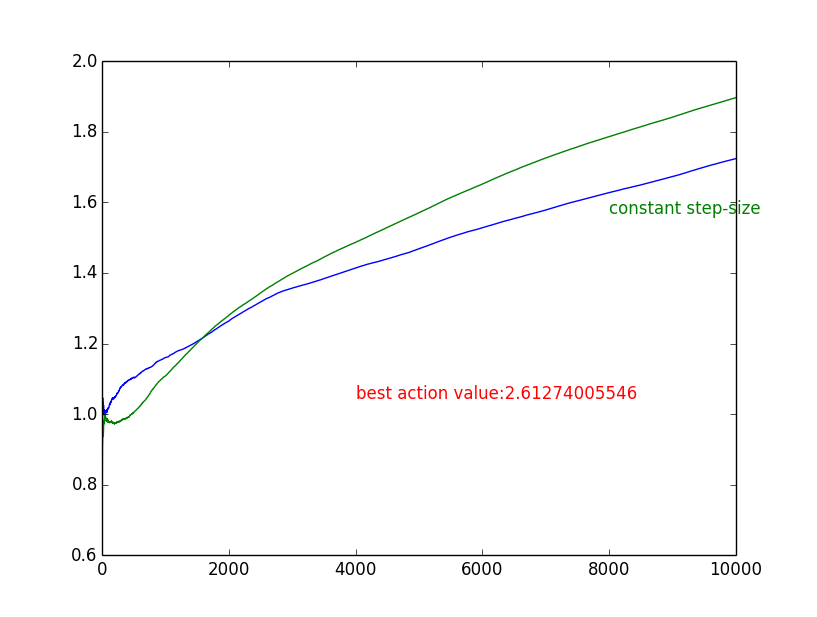

Recreate this plot in Python.
import numpy as np
import time

# np.random.seed(  9173 )


means = [ 0.2, -0.8, 1.6, 0.4, 1.4,  -1.4 , -0.2, -0.9, 0.8 , -0.5  ]
sigma = 0.6
epsilon = 0.1

nStep = 10000
nExperiment = 30 #00 


bMofified10Arm = True

means_equal = np.array([ 1.0 ] * 10)
means_random_walk = np.random.normal( loc=0.0, scale=0.01, size=( nExperiment , nStep , 10 ) )

def bandit( A) :
    if bMofified10Arm:
        return  np.random.normal( means_equal[A] , sigma  )
    else:
        return  np.random.normal( means[A] , sigma  )

# for sample average
averageRewards0 = np.zeros( ( nExperiment, nStep) )

def sample_average_experiment( idx  ):
    global means_equal
    nActions = len(means )

    Q = np.zeros( nActions )
    N = np.zeros( nActions, dtype=int )

    total = 0.0
    if bMofified10Arm:
        means_equal.fill( 1.0)
    # print Q 
    for i in xrange( nStep ) :
        if np.random.random() <= epsilon :
            A = np.random.choice( nActions  )
        else:
            A = np.argmax( Q )

        R = bandit(A)
        N[A] = N[A] + 1
        Q[A] = Q[A] + (R - Q[A])/N[A] 
        
        total += R 
        averageRewards0[idx][i] = total/(i+1)

        if bMofified10Arm:
            means_equal += means_random_walk[idx][i]




# for constant step 
averageRewards1 = np.zeros( ( nExperiment, nStep) )

def constant_step_experiment( idx  ):
    global means_equal
    nActions = len(means )

    Q = np.zeros( nActions )
    N = np.zeros( nActions, dtype=int )

    total = 0.0
    alpha = 0.1
    if bMofified10Arm:
        means_equal.fill( 1.0)
    # print Q 
    for i in xrange( nStep ) :
        if np.random.random() <= epsilon :
            A = np.random.choice( nActions  )
        else:
            A = np.argmax( Q )

        R = bandit(A)
        N[A] = N[A] + 1

        # Q[A] = Q[A] + (R - Q[A])/N[A] 
        # the only change for a constant step 
        Q[A] = Q[A] + alpha*( R - Q[A] )

        total += R 
        averageRewards1[idx][i] = total/(i+1)

        if bMofified10Arm:
            means_equal += means_random_walk[idx][i]



if __name__ == "__main__" :
    print max( means )

    for i in xrange( nExperiment ):
        sample_average_experiment(i)
    for i in xrange( nExperiment ):
        constant_step_experiment(i)

    best_q =  1 + means_random_walk.sum( 1 ).max(1).mean()
    print best_q

    averageReward4eachStep0 = averageRewards0.mean( 0 )
    averageReward4eachStep1 = averageRewards1.mean( 0 )
    # print averageReward4eachStep
    import matplotlib.pyplot as plt
    plt.plot( xrange( nStep ) ,    averageReward4eachStep0 )
    plt.plot( xrange( nStep ) ,    averageReward4eachStep1 )
    plt.text( 8000,  best_q * 0.6 ,r'constant step-size' ,  color='green' )
    plt.text( 4000,  best_q * 0.4 ,r'best action value:{}'.format( best_q ) ,  color='red' )
    plt.show()



    print "done"
